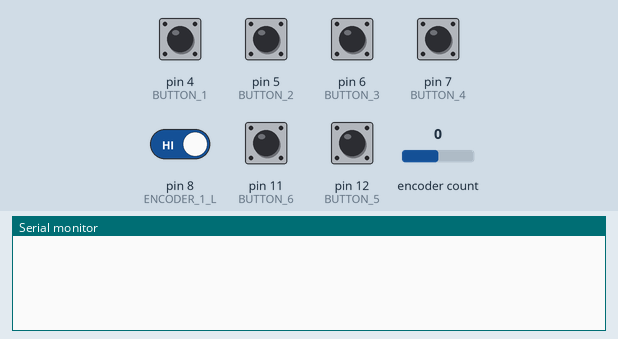
A sketch run on a simulated Arduino Uno, built with avr-gcc and run on an emulated ATmega328P. Parts: the last lines printed to the serial monitor. The inputs (shaded band) are chosen by the test bench; at power-on: pin 4 (BUTTON_1), pin 5 (BUTTON_2), pin 6 (BUTTON_3), pin 7 (BUTTON_4), pin 8 (ENCODER_1_L), pin 11 (BUTTON_6), pin 12 (BUTTON_5) HIGH, encoder count 0.

Above: at 1.2 s.
1.3 s: encoder count set to 1
At 1.9 s:
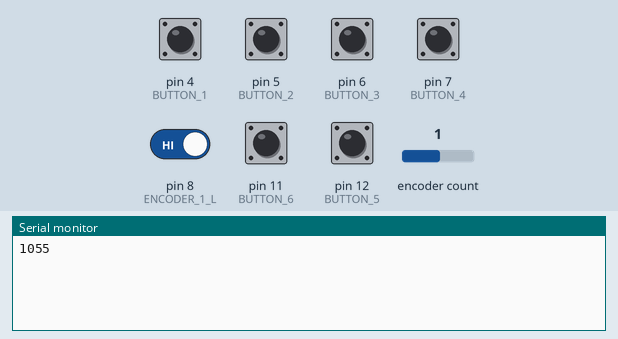
2.8 s: pin 4 (BUTTON_1) pulled LOW for 0.15 s
At 3.8 s:
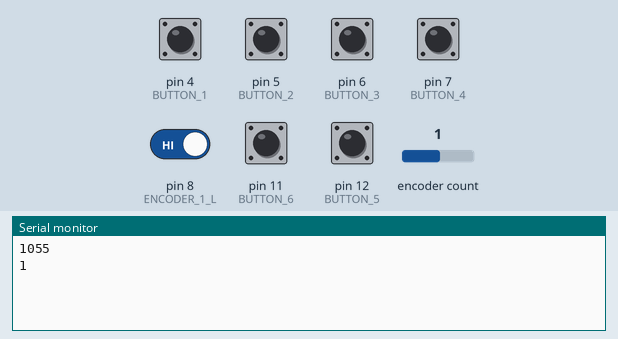
4.4 s: pin 5 (BUTTON_2) pulled LOW for 0.15 s
At 5.0 s:
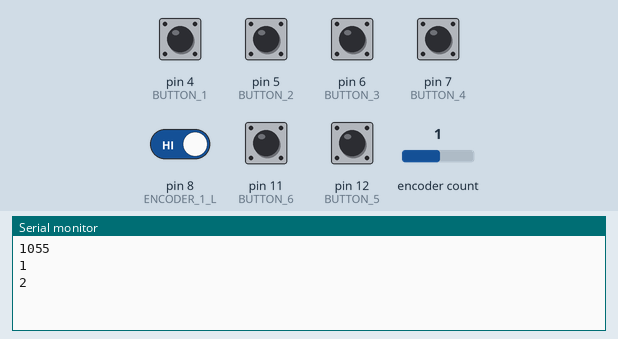
6.0 s: pin 6 (BUTTON_3) pulled LOW for 0.15 s
At 7.3 s:
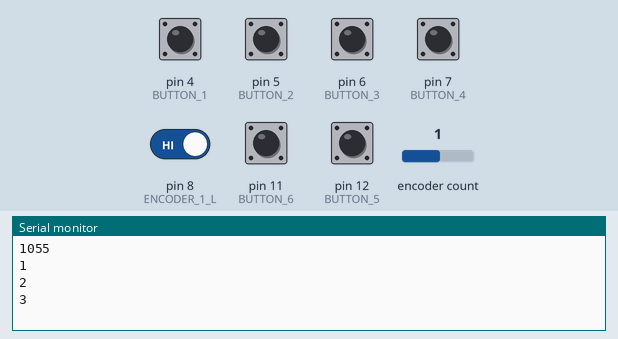
7.6 s: pin 7 (BUTTON_4) pulled LOW for 0.15 s
At 8.6 s:
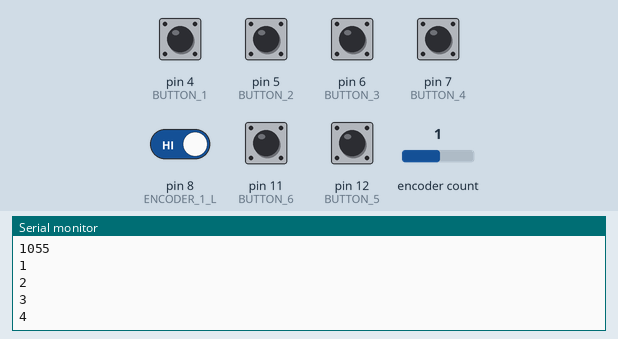
9.2 s: pin 11 (BUTTON_6) pulled LOW for 0.15 s
At 9.8 s:
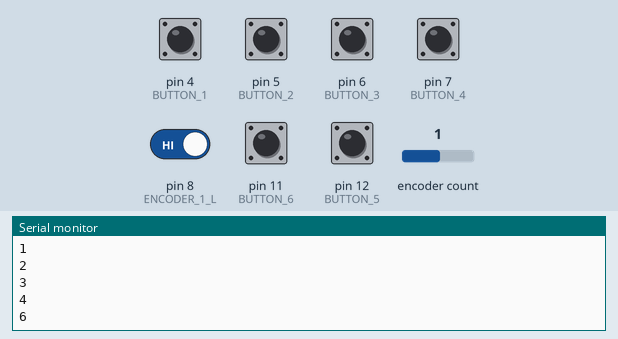
Timing chart, 0 to 11.8 s (numbered marks = the images above; inputs shaded):
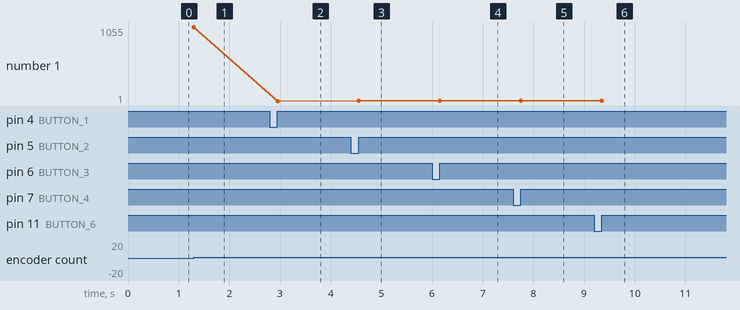

The sketch:

streamDeck.ino
```cpp
#include "SoftwareSerial.h"
#include "GyverEncoder.h"

#define BUTTON_PIN 2

#define BUTTON_1 4
#define BUTTON_2 5
#define BUTTON_3 6
#define BUTTON_4 7
#define BUTTON_5 12
#define BUTTON_6 11

#define ENCODER_1_L 8
#define ENCODER_1_R 9
#define ENCODER_1_C 10

#define BOUNCE_TIME 500
#define ENCODER_DELTA 20

#define ENCODER_STEP 5
#define ENCODER_MAX 100
#define ENCODER_MIN 0


unsigned long now = 0;

unsigned long last_pressed_1 = 0;
unsigned long last_pressed_2 = 0;
unsigned long last_pressed_3 = 0;
unsigned long last_pressed_4 = 0;
unsigned long last_pressed_5 = 0;
unsigned long last_pressed_6 = 0;

SoftwareSerial BTserial(1, 0);


Encoder enc_1(ENCODER_1_C, ENCODER_1_R, ENCODER_1_L);

bool encoder_mod = true;

void setup() {
  pinMode(BUTTON_PIN, INPUT_PULLUP);
  pinMode(BUTTON_1, INPUT_PULLUP);
  pinMode(BUTTON_2, INPUT_PULLUP);
  pinMode(BUTTON_3, INPUT_PULLUP);
  pinMode(BUTTON_4, INPUT_PULLUP);
  pinMode(BUTTON_5, INPUT_PULLUP);
  pinMode(BUTTON_6, INPUT_PULLUP);
  pinMode(ENCODER_1_L, INPUT_PULLUP);
  pinMode(ENCODER_1_R, INPUT_PULLUP);

  enc_1.setType(TYPE1);

  Serial.begin(9600);
  BTserial.begin(9600);
}

int val_1 = LOW;
int val_2 = LOW;
int val_3 = LOW;
int val_4 = LOW;
int val_5 = LOW;
int val_6 = LOW;


int last_state_1 = LOW;
int last_state_2 = LOW;
int last_state_3 = LOW;
int last_state_4 = LOW;
int last_state_5 = LOW;
int last_state_6 = LOW;

int encoder_val_1 = 50;
int encoder_val_2 = -1;
int last_encoder_val_1 = -1;
int last_encoder_val_2 = -1;

int rotarValue = 0;


bool have_processing = true;


void loop() {
  val_1 = digitalRead(BUTTON_1);
  val_2 = digitalRead(BUTTON_2);
  val_3 = digitalRead(BUTTON_3);
  val_4 = digitalRead(BUTTON_4);
  val_5 = digitalRead(BUTTON_5);
  val_6 = digitalRead(BUTTON_6);

  enc_1.tick();

  now = millis();

  if (val_1 == HIGH && now - last_pressed_1 > BOUNCE_TIME && val_1 != last_state_1 && !have_processing) {
    have_processing = true;
    BTserial.write(1);
    Serial.println(1);
    // Serial.println(now);
    // Serial.println(last_pressed_1);
    last_pressed_1 = now;
    // Serial.println("pressed 1 button");
  }

  if (val_2 == HIGH && now - last_pressed_2 > BOUNCE_TIME && val_2 != last_state_2 && !have_processing) {
    have_processing = true;
    Serial.println(2);
    // Serial.println(now);
    // Serial.println(last_pressed_2);
    last_pressed_2 = now;
    // Serial.println("pressed 2 button");
  }

  if (val_3 == HIGH && now - last_pressed_3 > BOUNCE_TIME && val_3 != last_state_3 && !have_processing) {
    have_processing = true;
    Serial.println(3);
    // Serial.println(now);
    // Serial.println(last_pressed_3);
    last_pressed_3 = now;
    // Serial.println("pressed 3 button");
  }

  if (val_4 == HIGH && now - last_pressed_4 > BOUNCE_TIME && val_4 != last_state_4 && !have_processing) {
    have_processing = true;
    Serial.println(4);
    // Serial.println(now);
    // Serial.println(last_pressed_4);
    last_pressed_4 = now;
    // Serial.println("pressed 4 button");
  }

  if (val_5 == HIGH && now - last_pressed_5 > BOUNCE_TIME && val_5 != last_state_5 && !have_processing) {
    have_processing = true;
    Serial.println(5);
    // Serial.println(now);
    // Serial.println(last_pressed_5);
    last_pressed_5 = now;
    // Serial.println("pressed 5 button");
  }

  if (val_6 == HIGH && now - last_pressed_6 > BOUNCE_TIME && val_6 != last_state_6 && !have_processing) {
    have_processing = true;
    Serial.println(6);
    // Serial.println(now);
    // Serial.println(last_pressed_6);
    last_pressed_6 = now;
    // Serial.println("pressed 6 button");
  }

  if (enc_1.isClick()){
      encoder_mod = !encoder_mod;
    }

  if (enc_1.isTurn()) {
    if (enc_1.isRight() && encoder_val_1 + ENCODER_STEP <= ENCODER_MAX) {
      encoder_val_1 += ENCODER_STEP;
    }
    if (enc_1.isLeft() && encoder_val_1 - ENCODER_STEP >= ENCODER_MIN){
      encoder_val_1 -= ENCODER_STEP;
    }


    if (encoder_mod) {
      Serial.println(1000 + encoder_val_1);
    } else {
      Serial.println(2000 + encoder_val_1);
    }

  }

  have_processing = false;

  last_state_1 = val_1;
  last_state_2 = val_2;
  last_state_3 = val_3;
  last_state_4 = val_4;
  last_state_5 = val_5;
  last_state_6 = val_6;

}
```

Measured:
- after the input at 1.3 s, the serial monitor: prints a new line at once (image 1)
- after the input at 2.8 s, the serial monitor: prints a new line after 0.15 s (image 2)
- after the input at 4.4 s, the serial monitor: prints a new line after 0.15 s (image 3)
- after the input at 6.0 s, the serial monitor: prints a new line after 0.15 s (image 4)
- after the input at 7.6 s, the serial monitor: prints a new line after 0.15 s (image 5)
- after the input at 9.2 s, the serial monitor: prints a new line after 0.15 s (image 6)
- plotted number 1: 1055 → 1 after the input at 2.8 s, 1 → 2 after the input at 4.4 s, 2 → 3 after the input at 6.0 s, 3 → 4 after the input at 7.6 s, 4 → 6 after the input at 9.2 s
